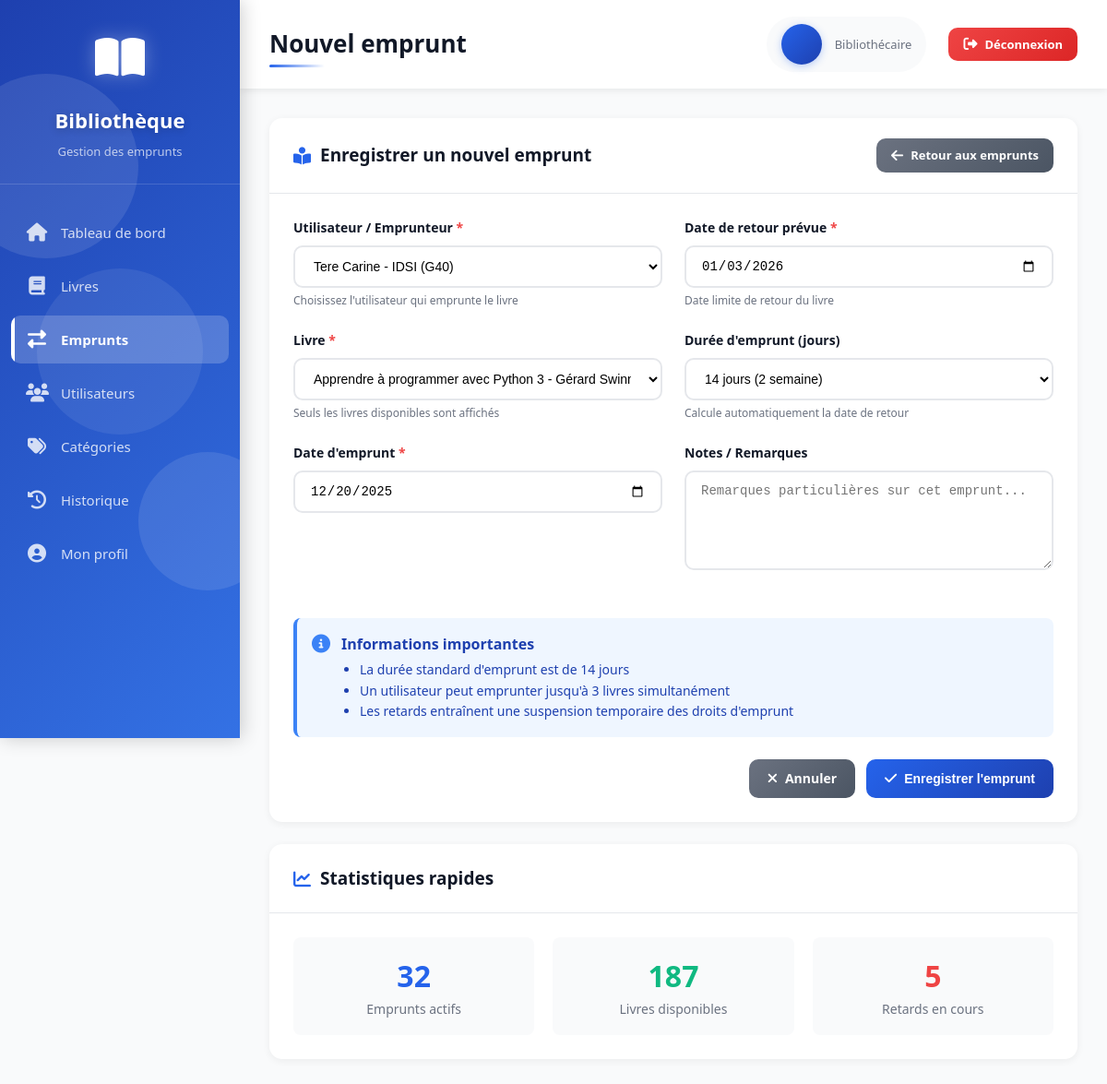
The app's page /loans/edit/2/ (signed in), older data.
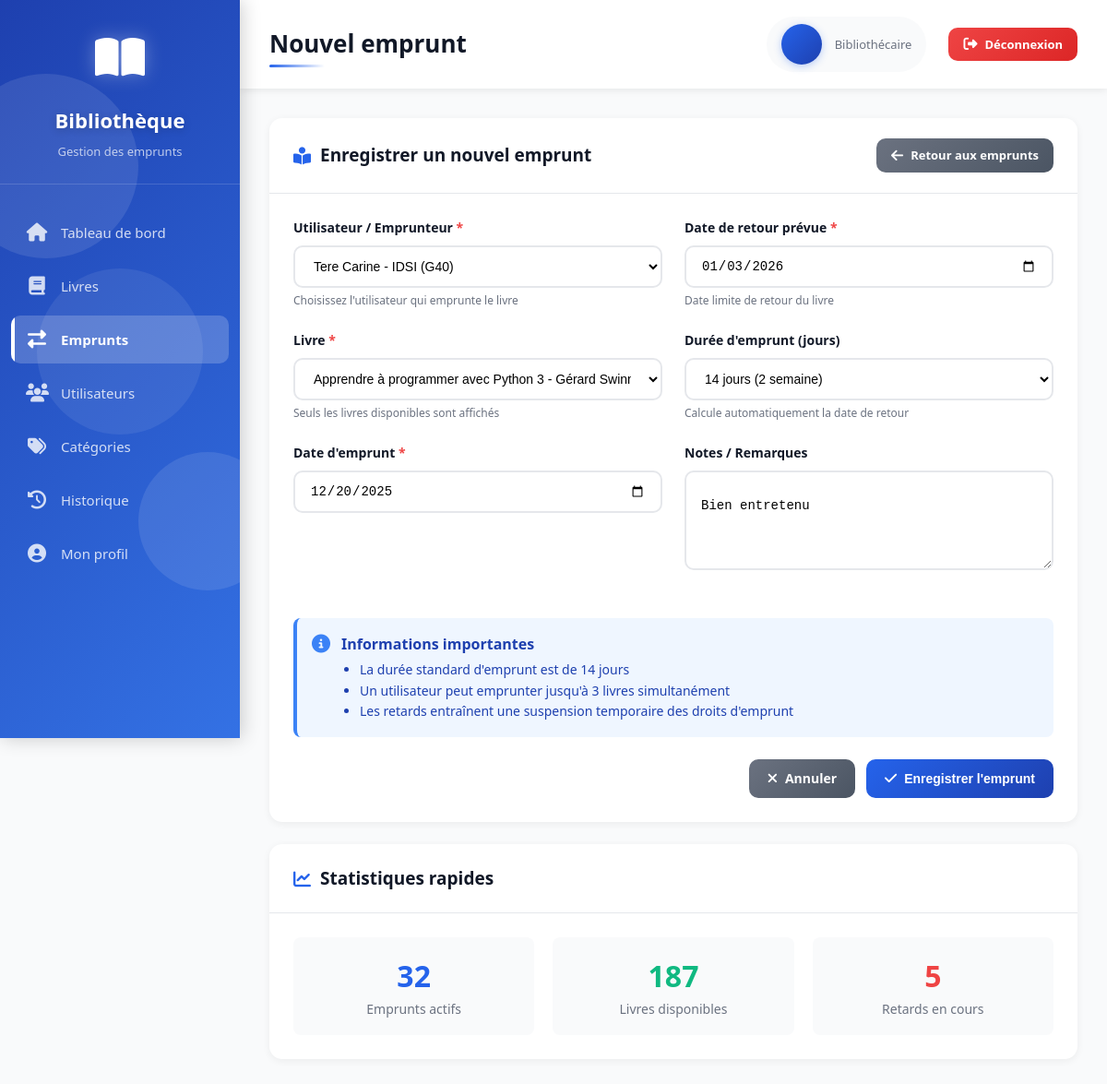
The same page, newer data.
### books/models.py (models this page shows, shortened)
class Emprunter(models.Model):
    dateEmprunt = models.DateField()
    dateRetourPrevu = models.DateField()
    dateRetourEffectif = models.DateField(null=True,blank=True)
    etudiant= models.ForeignKey(Etudiant,on_delete=models.CASCADE)
    livre = models.ForeignKey(Livre,on_delete=models.CASCADE)
    status = models.CharField(max_length=10, choices=STATUS_CHOICES)
    etat_livre = models.CharField(max_length=50, null=True, choices=ETAT_LIVRE_CHOICES)
    observation =  models.CharField(max_length=20, null=True)
    def duree_jours(self):
        return (self.dateRetourPrevu - self.dateEmprunt).days
    def duree_semaines(self):
        return self.duree_jours() // 7

class Livre(models.Model):
    isbn = models.CharField(max_length=10, null=False)
    titre = models.CharField(max_length=100, null=False)
    langue = models.CharField(max_length=2, choices=LANGUAGES_CHOICES)
    quantite = models.SmallIntegerField(default=1)
    nbre_pages = models.SmallIntegerField()
    annee_publication = models.IntegerField(
        validators=[
            MinValueValidator(1400),          # éviter les années aberrantes
            MaxValueValidator(current_year)   # pas de date dans le futur
        ],
        null=True,
        blank=True
    )
    emplacement = models.CharField(max_length=200,null=True,blank=True)
    resume = models.TextField(null=True,blank=True)
    editeur = models.ForeignKey(Editeur,on_delete=models.CASCADE)
    auteur = models.ForeignKey(Auteur,on_delete=models.CASCADE)
    categorie = models.ForeignKey(Categorie,on_delete=models.CASCADE)
    def is_available(self):
        emprunts = Emprunter.objects.filter(
            livre=self,
            status="active"
        ).count()
        return (self.quantite - emprunts) > 0
    def available_quantity(self):
        emprunts = Emprunter.objects.filter(
            livre=self,
            status="active"
        ).count()
        return self.quantite - emprunts
    @classmethod
    def disponibles(cls):
        livres_disponibles = []
        for livre in cls.objects.all():
            if livre.is_available():
                livres_disponibles.append(livre)
        return livres_disponibles

class Etudiant(models.Model):
    matricule = models.CharField(max_length=12,primary_key=True,unique=True)
    nom = models.CharField(max_length=50,null=False)
    prenoms = models.CharField(max_length=150,null=False)
    dateNaiss = models.DateField()
    telephone = models.CharField(max_length=20,validators=[phone_validator],null=False)
    emailPers = models.CharField(max_length=50, null=False)
    emailInst = models.CharField(max_length=50, null=False)
    numChambre = models.CharField(max_length=5)
    is_active = models.BooleanField(default=True)
    ecole = models.ForeignKey(Ecole,on_delete=models.CASCADE)

### app/views.py (the view, shortened to what this page needs)
# urls.py: path('loans/edit/<int:pk>/', views.loans_form, name="loans_edit"),
@login_required(login_url='signin')
def loans_form(request, pk=None):
    loan = None
    if pk:
        loan = get_object_or_404(Emprunter,pk=pk)
    context = {
        "loan":loan,
        'today': timezone.now().date(),
        'available_books': Livre.disponibles(),
        "users": Etudiant.objects.filter(is_active=True)
    }
    return render(request, 'loans_form.html', context)

### templates/loans_form.html (shortened to what the changed rows need)
{% extends 'base.html' %}
{% block page_title %}Nouvel emprunt{% endblock %}
{% block content %}
<div class="card">
    <div class="card-body">
        <form method="post">
            <div style="display: grid; grid-template-columns: 1fr 1fr; gap: 24px;">
                <div>
                    <div class="form-group">
                        <label for="user">
                            Utilisateur / Emprunteur <span class="required">*</span>
                        </label>
                        <select id="user" name="user" required>
                            {% for user in users %}
                            <option value="{{ user.matricule }}" {% if loan.etudiant.matricule == user.matricule %}selected{% endif %}>
                                {{ user.nom }} {{user.prenoms}} - {{ user.ecole.nom }} ({{ user.numChambre }})
                            </option>
                            {% endfor %}
                        </select>
                        <span class="form-help">Choisissez l'utilisateur qui emprunte le livre</span>
                    </div>
                    <div class="form-group">
                        <label for="book">
                            Livre <span class="required">*</span>
                        </label>
                        <select id="book" name="book" required>
                            {% for book in available_books %}
                            <option value="{{ book.isbn }}" {% if loan.livre.isbn == book.isbn %}selected{% endif %}>
                                {{ book.titre }} - {{ book.auteur.nom_complet }} (Dispo: {{ book.available_quantity }})
                            </option>
                            {% endfor %}
                        </select>
                        <span class="form-help">Seuls les livres disponibles sont affichés</span>
                    </div>
                    <div class="form-group">
                        <label for="borrow_date">
                            Date d'emprunt <span class="required">*</span>
                        </label>
                        <input
                            type="date"
                            id="borrow_date"
                            name="borrow_date"
                            value="{{ loan.dateEmprunt|date:'Y-m-d'|default:today }}"
                            required
                        >
                    </div>
                </div>
                <div>
                    <div class="form-group">
                        <label for="due_date">
                            Date de retour prévue <span class="required">*</span>
                        </label>
                        <input
                            type="date"
                            id="due_date"
                            name="due_date"
                            value="{{ loan.dateRetourPrevu|date:'Y-m-d' }}"
                            required
                        >
                        <span class="form-help">Date limite de retour du livre</span>
                    </div>
                    <div class="form-group">
                        <label for="loan_duration">
                            Durée d'emprunt (jours)
                        </label>
                        <select id="loan_duration" name="loan_duration">
                            {% if loan.duree_jours %}
                            <option value="{{loan.duree_jours}}" selected>{{loan.duree_jours}} jours ({{loan.duree_semaines}} semaine)</option>
                            {% else %}
                            <option value="7">7 jours (1 semaine)</option>
                            <option value="14" selected>14 jours (2 semaines)</option>
                            <option value="21">21 jours (3 semaines)</option>
                            <option value="30">30 jours (1 mois)</option>
                            {% endif %}
                        </select>
                        <span class="form-help">Calcule automatiquement la date de retour</span>
                    </div>
                    <div class="form-group">
                        <label for="notes">
                            Notes / Remarques
                        </label>
                        <textarea
                            id="notes"
                            name="notes"
                            placeholder="Remarques particulières sur cet emprunt..."
                            rows="5"
                        >{{ loan.observation }}</textarea>
                    </div>
                </div>
            </div>
        </form>
    </div>
</div>
{% endblock %}

Row changes from the older to the newer data that the page shows:
changed Emprunter "14 jours (2 semaine)": book "Apprendre à programmer avec Python 3 - Gérard Swinnen (Dispo: 2)" → "Apprendre à programmer avec Python 3 - Gérard Swinnen (Dispo: 3)"; notes (not shown) → "Bien entretenu"
